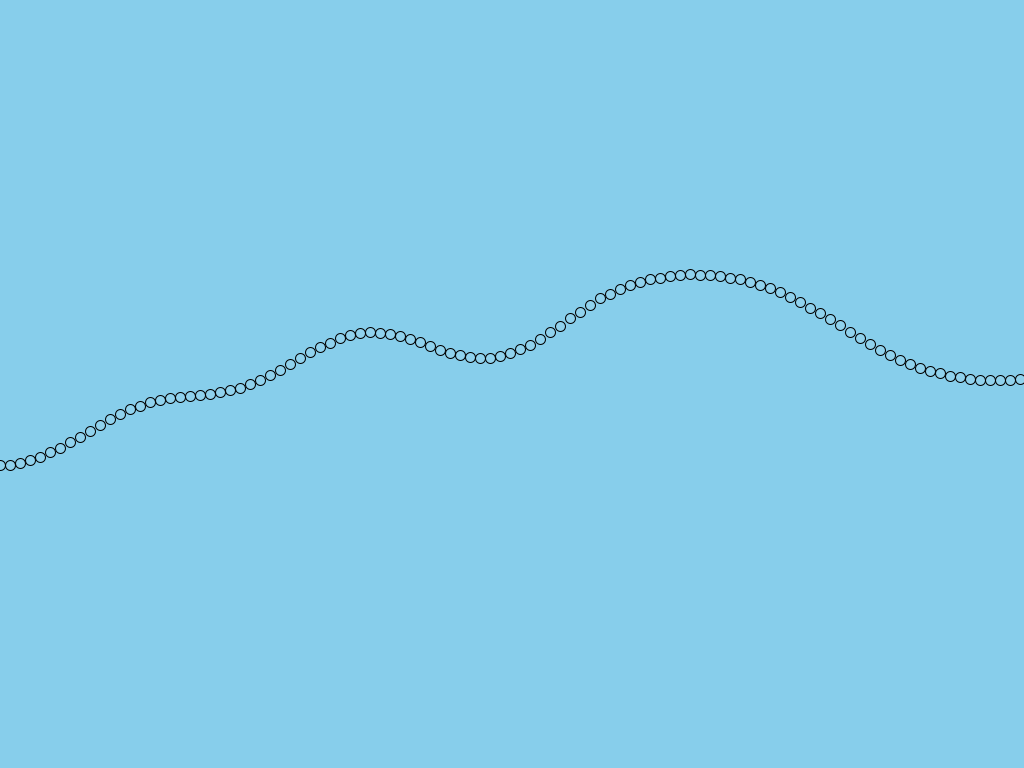
Frame 1 (no input)
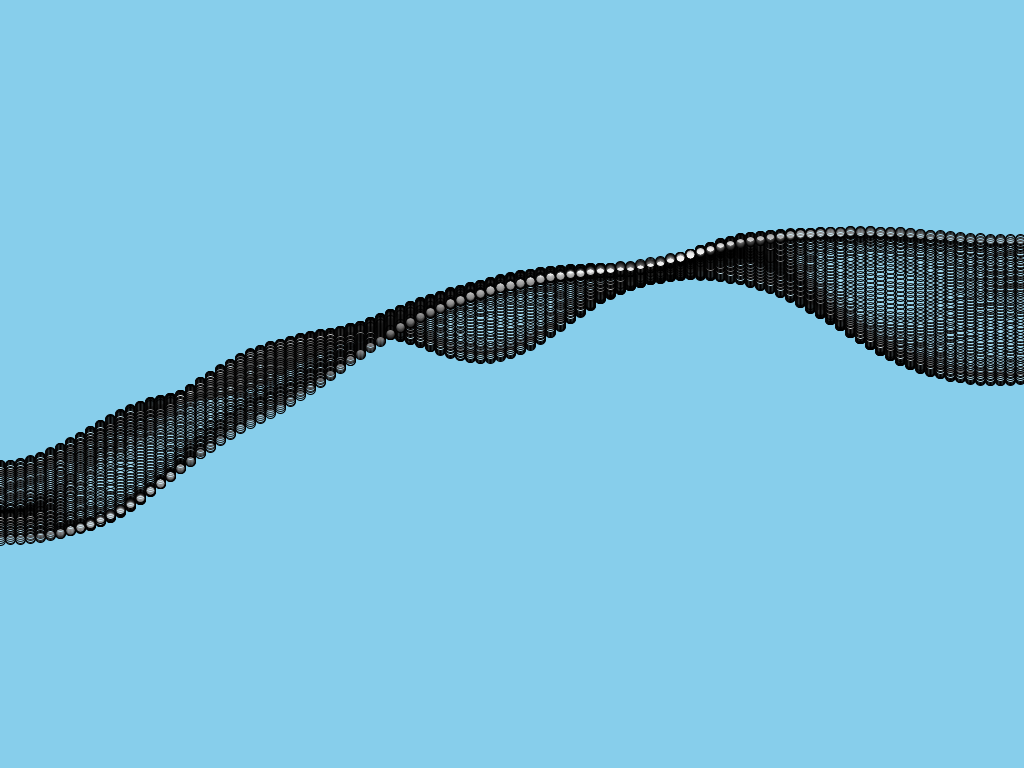
Frame 60 (the mouse pressed at the canvas centre just before this capture)
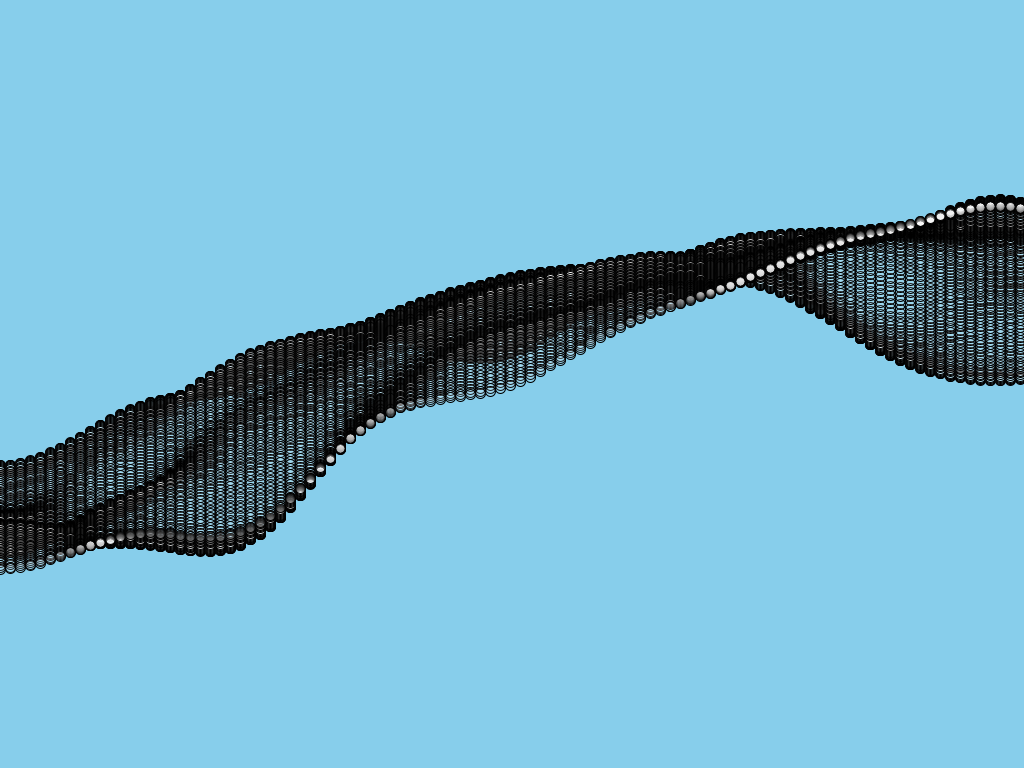
Frame 120 (the mouse held since frame 60 and released just before this capture)

The Processing sketch that drew these frames (run headless with seeded random() and noise(); from frame 60 on, the mouse is pressed at the canvas centre):

// Processing sketch: processing_159571
// ── processing_159571.pde

void setup(){ 
    size(1024,768); // the most common computer display resolutions
    background(135, 206, 235); // RGB colors for skyblue: http://cloford.com/resources/colours/500col.htm
    stroke (0.1);
    smooth(); // to draw anti-alias
    }
 
void draw(){
    float x = 0; // command x axis to move randomly
    for (int i = 0; i<width; i+=10){ // any int withint the width of the defined size is visualized with 6 pixel gaps between the ellipses' centers.
        fill(255, 255, 255, 20); //white dot with % opacity
        ellipse(i, noise(i*0.001f, frameCount*0.005f)*height, 10, 10); // noise=level of variety; framecount=motion speed on y-axis; (x, y)=pixels per width and height.
        }
   
   }
